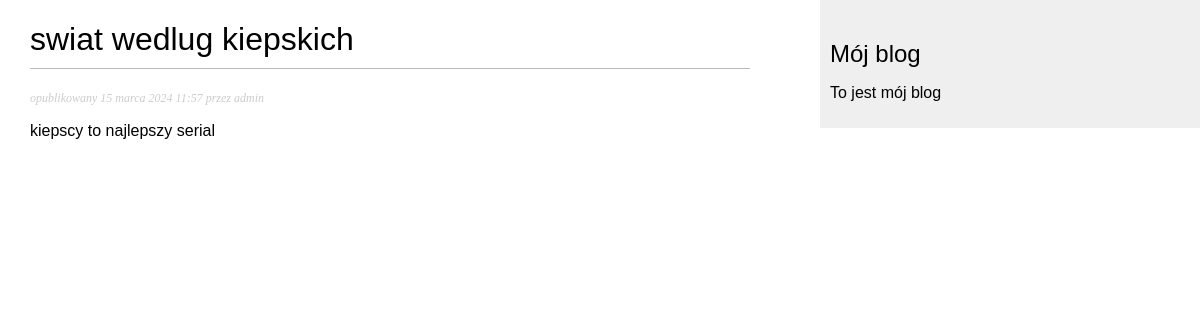
The page /blog/2024/3/15/kiepscy/ on the database its author committed.
### blog/models.py (models this page shows, shortened)
class Post(models.Model):
    objects = models.Manager()
    published = PublishManager()
    title = models.CharField(max_length=250)
    body = models.TextField()
    publish = models.DateTimeField(default=timezone.now)
    created = models.DateTimeField(auto_now_add=True)
    updated = models.DateTimeField(auto_now=True)
    STATUS_CHOICES = (
        ('draft', 'Draft'),
        ('published', 'Opublikowany')
    )
    status = models.CharField(max_length=10, choices=STATUS_CHOICES,
                              default='draft')
    slug = models.SlugField(max_length=250, unique_for_date='publish')
    author = models.ForeignKey(User, on_delete=models.CASCADE, related_name='blog_posts')
    class Meta:
        ordering = ('-publish',)

### blog/views.py (the view)
# urls.py: path('<int:year>/<int:month>/<int:day>/<slug:slug>/', views.post_detail, name='post_detail')
def post_detail(request, year,month,day,slug):
    post = get_object_or_404(Post, slug=slug, status="published",
                             publish__year=year,
                             publish__month=month,
                             publish__day=day)
    return render(request,'blog/post/detail.html/',{'post':post})

### blog/templates/blog/post/detail.html (shortened to what this page needs)
{% extends "blog/base.html" %}
{% block content %}
    <h1>{{ post.title }}</h1>
    <p class="date">
        opublikowany {{ post.publish }} przez {{ post.author }}
    </p>
    {{ post.body|linebreaks }}
{% endblock %}

### blog/static/css/blog.css (style rules this page uses)
body { margin:0; padding:0; font-family:helvetica, sans-serif; }
h1 { font-weight:normal; border-bottom:1px solid #bbb; padding:0 0 10px 0; }
p.date { color:#ccc; font-family: georgia, serif; font-size: 12px; font-style: italic; }

### rows shown on the page
Post: title "swiat wedlug kiepskich", publish "15 marca 2024 11:57", author "admin", body "kiepscy to najlepszy serial"
